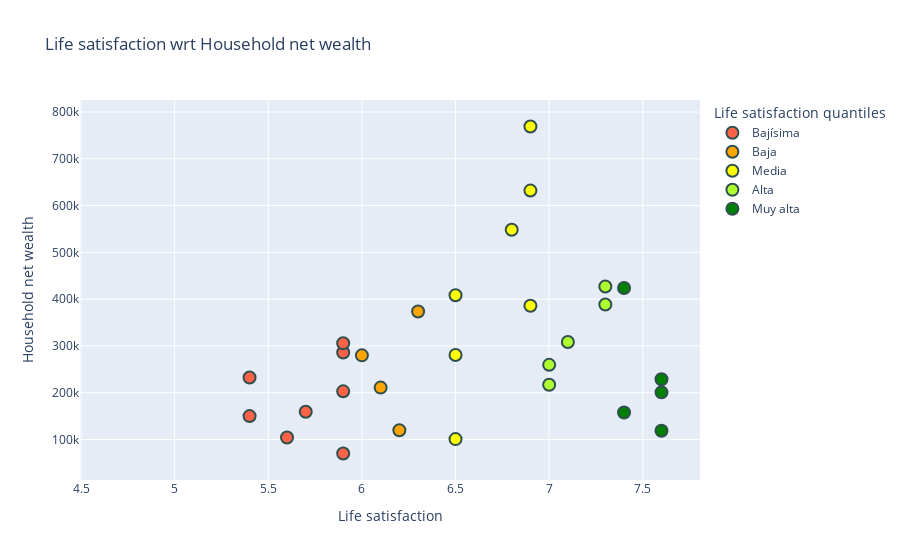

The notebook cell saved with this chart:
### Markdown cell above
Ahora grafiquemos. El color de cada punto indicará el cuantil:

### Code cell
fig = px.scatter(df.sort_values(by='Life satisfaction'), 
                 x='Life satisfaction', 
                 y='Household net wealth', 
                 hover_data=['Country'], 
                 color='Life satisfaction quantiles',
                 title="Life satisfaction wrt Household net wealth",
                 #trendline='ols',
                 color_discrete_sequence=['tomato', 'orange', 'yellow', 'greenyellow', 'green']
                )

fig = fig.update_traces(marker=dict(size=12,
                              line=dict(width=2,
                                        color='DarkSlateGrey')),
                  selector=dict(mode='markers'))

fig

### Figure 1 — Plotly figure (JSON) as saved in the notebook; plotly's stock layout.template omitted (floating-point values rounded to 4 significant figures)
{"data": [{"customdata": [["South Africa"], ["Portugal"], ["Greece"], ["Turkey"], ["Hungary"], ["Estonia"], ["Russia"], ["Slovenia"], ["Lithuania"], ["Korea"], ["Japan"], ["Latvia"]], "hovertemplate": "Life satisfaction quantiles=Bajísima<br>Life satisfaction=%{x}<br>Household net wealth=%{y}<br>Country=%{customdata[0]}<extra></extra>", "legendgroup": "Bajísima", "marker": {"color": "tomato", "line": {"color": "DarkSlateGrey", "width": 2}, "size": 12, "symbol": "circle"}, "mode": "markers", "name": "Bajísima", "orientation": "v", "showlegend": true, "type": "scatter", "x": [4.7, 5.4, 5.4, 5.5, 5.6, 5.7, 5.8, 5.9, 5.9, 5.9, 5.9, 5.9], "xaxis": "x", "y": [null, 232666, 150134, null, 104458, 159373, null, 203044, null, 285980, 305878, 70160], "yaxis": "y"}, {"customdata": [["Italy"], ["Poland"], ["Slovak Republic"], ["Spain"], ["Colombia"]], "hovertemplate": "Life satisfaction quantiles=Baja<br>Life satisfaction=%{x}<br>Household net wealth=%{y}<br>Country=%{customdata[0]}<extra></extra>", "legendgroup": "Baja", "marker": {"color": "orange", "line": {"color": "DarkSlateGrey", "width": 2}, "size": 12, "symbol": "circle"}, "mode": "markers", "name": "Baja", "orientation": "v", "showlegend": true, "type": "scatter", "x": [6, 6.1, 6.2, 6.3, 6.3], "xaxis": "x", "y": [279889, 210991, 119696, 373548, null], "yaxis": "y"}, {"customdata": [["Brazil"], ["Mexico"], ["France"], ["OECD - Total"], ["Chile"], ["Czech Republic"], ["United Kingdom"], ["United States"], ["Belgium"], ["Luxembourg"]], "hovertemplate": "Life satisfaction quantiles=Media<br>Life satisfaction=%{x}<br>Household net wealth=%{y}<br>Country=%{customdata[0]}<extra></extra>", "legendgroup": "Media", "marker": {"color": "yellow", "line": {"color": "DarkSlateGrey", "width": 2}, "size": 12, "symbol": "circle"}, "mode": "markers", "name": "Media", "orientation": "v", "showlegend": true, "type": "scatter", "x": [6.4, 6.5, 6.5, 6.5, 6.5, 6.7, 6.8, 6.9, 6.9, 6.9], "xaxis": "x", "y": [null, null, 280653, 408376, 100967, null, 548392, 632100, 386006, 769053], "yaxis": "y"}, {"customdata": [["Germany"], ["Ireland"], ["Austria"], ["Israel"], ["Sweden"], ["Australia"], ["New Zealand"]], "hovertemplate": "Life satisfaction quantiles=Alta<br>Life satisfaction=%{x}<br>Household net wealth=%{y}<br>Country=%{customdata[0]}<extra></extra>", "legendgroup": "Alta", "marker": {"color": "greenyellow", "line": {"color": "DarkSlateGrey", "width": 2}, "size": 12, "symbol": "circle"}, "mode": "markers", "name": "Alta", "orientation": "v", "showlegend": true, "type": "scatter", "x": [7, 7, 7.1, 7.2, 7.3, 7.3, 7.3], "xaxis": "x", "y": [259667, 217130, 308325, null, null, 427064, 388514], "yaxis": "y"}, {"customdata": [["Netherlands"], ["Canada"], ["Switzerland"], ["Iceland"], ["Denmark"], ["Finland"], ["Norway"]], "hovertemplate": "Life satisfaction quantiles=Muy alta<br>Life satisfaction=%{x}<br>Household net wealth=%{y}<br>Country=%{customdata[0]}<extra></extra>", "legendgroup": "Muy alta", "marker": {"color": "green", "line": {"color": "DarkSlateGrey", "width": 2}, "size": 12, "symbol": "circle"}, "mode": "markers", "name": "Muy alta", "orientation": "v", "showlegend": true, "type": "scatter", "x": [7.4, 7.4, 7.5, 7.5, 7.6, 7.6, 7.6], "xaxis": "x", "y": [157824, 423849, null, null, 118637, 200827, 228936], "yaxis": "y"}], "layout": {"autosize": true, "legend": {"title": {"text": "Life satisfaction quantiles"}, "tracegroupgap": 0}, "title": {"text": "Life satisfaction wrt Household net wealth"}, "xaxis": {"anchor": "y", "autorange": true, "domain": [0, 1], "range": [4.5, 7.8], "title": {"text": "Life satisfaction"}, "type": "linear"}, "yaxis": {"anchor": "x", "autorange": true, "domain": [0, 1], "range": [-8287.0, 847500.0], "title": {"text": "Household net wealth"}, "type": "linear"}}}
